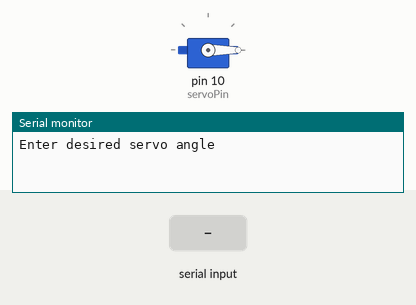
Simulated run of this sketch. Board: Arduino Uno, built with avr-gcc and run on an emulated ATmega328P. Parts: servo, the last lines printed to the serial monitor. Inputs (shaded band) come from the test bench.

Above: at 1.2 s.
1.3 s: "90,45\n" received over Serial
At 3.5 s:
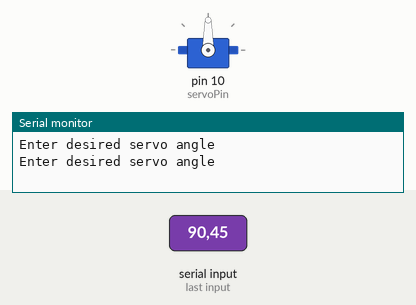
3.8 s: "30,150\n" received over Serial
At 5.6 s:
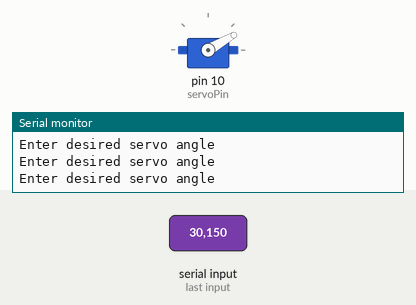
6.3 s: "200\n" received over Serial
At 8.5 s:
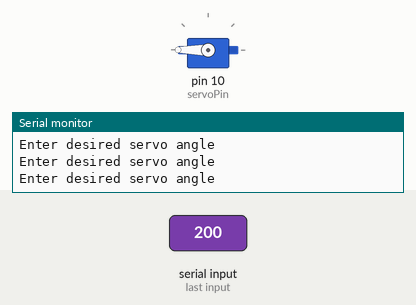
8.8 s: "0\n" received over Serial
At 10.4 s:
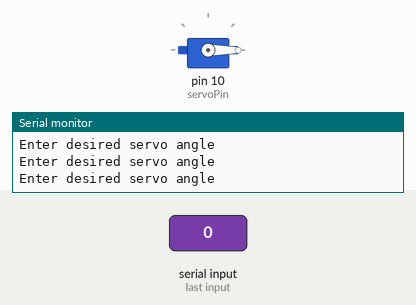
11.3 s: "90\n" received over Serial
At 13.5 s:
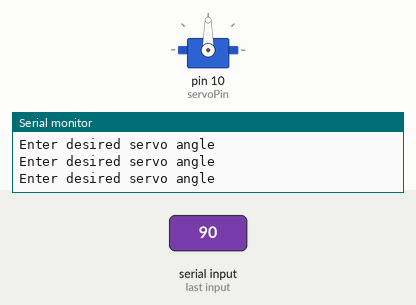
Timing chart, 0 to 14.8 s (numbered marks = the images above; inputs shaded):
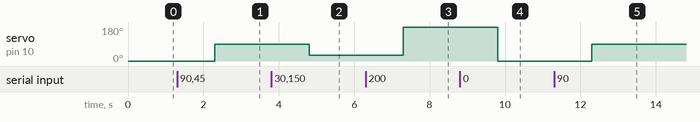

The sketch:

servo.ino
```cpp
// Include the servo library
#include <Servo.h>

// Sevo control pin connected to pin 10
int servoPin = 10;

// Start the servo at angle 0
int position = 0;

// Create myServo object
Servo myServo;

void setup() {

  // Attach the servo to pin 9
  myServo.attach(servoPin);

  // Initiate serial monitor with a baud rate of 9600
  Serial.begin(9600);

}

void loop() {

  // Reset the position to zero everytime the program starts
  myServo.write(position);

  // Ask user for angle
  Serial.println("Enter desired servo angle");

  // Wait until a value is entered
  while (Serial.available() == 0) {

   }

  // Assign entered value to position variable
  // This method requires No line Ending setting to be enable in the serial monitor
  // ***** position = Serial.parseInt(); ***** //

  //  Alternative for parseInt() This doesn't require extra settings in the Serial monitor
  position = Serial.readString().toInt();

  // Reset the values to 180 if the value entered exceeds 180
  if (position > 180) {
     position = 180;
   }

  // Reset the value to 0 if the value entered is less than 0
  if (position < 0) {
     position = 0;
   }

   // write the angle to the servo
   myServo.write(position);

}
```

Measured:
- after the input at 1.3 s, servo on pin 10 (servoPin): 0° → 90° after 1.0 s
- after the input at 3.8 s, servo on pin 10 (servoPin): 90° → 30° after 1.0 s
- after the input at 6.3 s, servo on pin 10 (servoPin): 30° → 180° after 1.0 s
- after the input at 8.8 s, servo on pin 10 (servoPin): 180° → 0° after 1.0 s
- after the input at 11.3 s, servo on pin 10 (servoPin): 0° → 90° after 1.0 s
